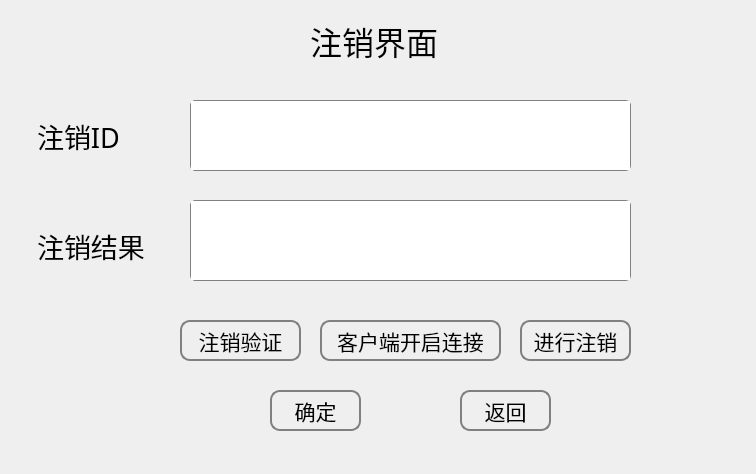
<?xml version="1.0" encoding="UTF-8"?>
<ui version="4.0">
 <class>Cancel</class>
 <widget class="QWidget" name="Cancel">
  <property name="geometry">
   <rect>
    <x>0</x>
    <y>0</y>
    <width>756</width>
    <height>474</height>
   </rect>
  </property>
  <property name="windowTitle">
   <string>客户端</string>
  </property>
  <widget class="QPushButton" name="pushButton_1">
   <property name="geometry">
    <rect>
     <x>460</x>
     <y>390</y>
     <width>91</width>
     <height>41</height>
    </rect>
   </property>
   <property name="font">
    <font>
     <family>楷体</family>
     <pointsize>16</pointsize>
    </font>
   </property>
   <property name="styleSheet">
    <string notr="true">QPushButton#pushButton_1{

background-color: rgba(255, 255, 255, 0);

border:2px solid gray;border-radius:10px;

}

 
QPushButton#pushButton_1:hover{ 

background-color: rgba(255, 255, 255, 150);

border:8px solid red;border-radius:10px;

}

QPushButton#pushButton_1:pressed{

background-color: rgba(255, 255, 255, 150);

border:8px solid red;border-radius:10px;

} </string>
   </property>
   <property name="text">
    <string>返回</string>
   </property>
  </widget>
  <widget class="QPushButton" name="pushButton_2">
   <property name="geometry">
    <rect>
     <x>270</x>
     <y>390</y>
     <width>91</width>
     <height>41</height>
    </rect>
   </property>
   <property name="font">
    <font>
     <family>楷体</family>
     <pointsize>16</pointsize>
    </font>
   </property>
   <property name="styleSheet">
    <string notr="true">QPushButton#pushButton_2{

background-color: rgba(255, 255, 255, 0);

border:2px solid gray;border-radius:10px;

}

 
QPushButton#pushButton_2:hover{ 

background-color: rgba(255, 255, 255, 150);

border:8px solid red;border-radius:10px;

}

QPushButton#pushButton_2:pressed{

background-color: rgba(255, 255, 255, 150);

border:8px solid red;border-radius:10px;

} </string>
   </property>
   <property name="text">
    <string>确定</string>
   </property>
  </widget>
  <widget class="QTextEdit" name="textEdit">
   <property name="geometry">
    <rect>
     <x>190</x>
     <y>100</y>
     <width>441</width>
     <height>71</height>
    </rect>
   </property>
   <property name="styleSheet">
    <string notr="true">font: 75 14pt &quot;微软雅黑&quot;;
border:0.5px solid gray;border-radius:5px;</string>
   </property>
  </widget>
  <widget class="QLabel" name="label_3">
   <property name="geometry">
    <rect>
     <x>30</x>
     <y>110</y>
     <width>121</width>
     <height>51</height>
    </rect>
   </property>
   <property name="font">
    <font>
     <family>楷体</family>
     <pointsize>20</pointsize>
    </font>
   </property>
   <property name="styleSheet">
    <string notr="true">QLabel#label_3:hover{ 

background-color: rgba(255, 255, 255, 150);

border:8px solid red;border-radius:10px;

}</string>
   </property>
   <property name="text">
    <string> 注销ID</string>
   </property>
  </widget>
  <widget class="QPushButton" name="pushButton_6">
   <property name="geometry">
    <rect>
     <x>320</x>
     <y>320</y>
     <width>181</width>
     <height>41</height>
    </rect>
   </property>
   <property name="font">
    <font>
     <family>楷体</family>
     <pointsize>16</pointsize>
    </font>
   </property>
   <property name="styleSheet">
    <string notr="true">QPushButton#pushButton_6{

background-color: rgba(255, 255, 255, 0);

border:2px solid gray;border-radius:10px;

}

 
QPushButton#pushButton_6:hover{ 

background-color: rgba(255, 255, 255, 150);

border:8px solid red;border-radius:10px;

}

QPushButton#pushButton_6:pressed{

background-color: rgba(255, 255, 255, 150);

border:8px solid red;border-radius:10px;

} </string>
   </property>
   <property name="text">
    <string>客户端开启连接</string>
   </property>
  </widget>
  <widget class="QTextEdit" name="show_txt">
   <property name="geometry">
    <rect>
     <x>190</x>
     <y>200</y>
     <width>441</width>
     <height>81</height>
    </rect>
   </property>
   <property name="styleSheet">
    <string notr="true">font: 12pt &quot;微软雅黑&quot;;
border:0.5px solid gray;border-radius:5px;</string>
   </property>
  </widget>
  <widget class="QLabel" name="label">
   <property name="geometry">
    <rect>
     <x>30</x>
     <y>220</y>
     <width>141</width>
     <height>51</height>
    </rect>
   </property>
   <property name="font">
    <font>
     <family>楷体</family>
     <pointsize>20</pointsize>
    </font>
   </property>
   <property name="styleSheet">
    <string notr="true">QLabel#label:hover{ 

background-color: rgba(255, 255, 255, 150);

border:8px solid red;border-radius:10px;

}</string>
   </property>
   <property name="text">
    <string> 注销结果</string>
   </property>
  </widget>
  <widget class="QLabel" name="label_2">
   <property name="geometry">
    <rect>
     <x>310</x>
     <y>20</y>
     <width>171</width>
     <height>41</height>
    </rect>
   </property>
   <property name="font">
    <font>
     <family>华光楷体_CNKI</family>
     <pointsize>24</pointsize>
    </font>
   </property>
   <property name="text">
    <string>注销界面</string>
   </property>
  </widget>
  <widget class="QPushButton" name="pushButton">
   <property name="geometry">
    <rect>
     <x>520</x>
     <y>320</y>
     <width>111</width>
     <height>41</height>
    </rect>
   </property>
   <property name="font">
    <font>
     <family>楷体</family>
     <pointsize>16</pointsize>
    </font>
   </property>
   <property name="styleSheet">
    <string notr="true">QPushButton#pushButton{

background-color: rgba(255, 255, 255, 0);

border:2px solid gray;border-radius:10px;

}

 
QPushButton#pushButton:hover{ 

background-color: rgba(255, 255, 255, 150);

border:8px solid red;border-radius:10px;

}

QPushButton#pushButton:pressed{

background-color: rgba(255, 255, 255, 150);

border:8px solid red;border-radius:10px;

} </string>
   </property>
   <property name="text">
    <string>进行注销</string>
   </property>
  </widget>
  <widget class="QPushButton" name="pushButton_3">
   <property name="geometry">
    <rect>
     <x>180</x>
     <y>320</y>
     <width>121</width>
     <height>41</height>
    </rect>
   </property>
   <property name="font">
    <font>
     <family>楷体</family>
     <pointsize>16</pointsize>
    </font>
   </property>
   <property name="styleSheet">
    <string notr="true">QPushButton#pushButton_3{

background-color: rgba(255, 255, 255, 0);

border:2px solid gray;border-radius:10px;

}

 
QPushButton#pushButton_3:hover{ 

background-color: rgba(255, 255, 255, 150);

border:8px solid red;border-radius:10px;

}

QPushButton#pushButton_3:pressed{

background-color: rgba(255, 255, 255, 150);

border:8px solid red;border-radius:10px;

} </string>
   </property>
   <property name="text">
    <string>注销验证</string>
   </property>
  </widget>
 </widget>
 <resources/>
 <connections/>
</ui>
